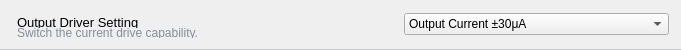
              <widget class="QGroupBox" name="offset_temp_coef1">
               <property name="minimumSize">
                <size>
                 <width>0</width>
                 <height>50</height>
                </size>
               </property>
               <property name="maximumSize">
                <size>
                 <width>16777215</width>
                 <height>50</height>
                </size>
               </property>
               <property name="styleSheet">
                <string notr="true">QGroupBox {
	border-top:none;
	border-bottom:1px solid #C1C7CD;
}</string>
               </property>
               <property name="flat">
                <bool>true</bool>
               </property>
               <layout class="QHBoxLayout" name="horizontalLayout_12">
                <item>
                 <layout class="QVBoxLayout" name="verticalLayout_14">
                  <property name="spacing">
                   <number>0</number>
                  </property>
                  <property name="leftMargin">
                   <number>5</number>
                  </property>
                  <property name="topMargin">
                   <number>6</number>
                  </property>
                  <item>
                   <widget class="QLabel" name="label_30">
                    <property name="font">
                     <font>
                      <pointsize>10</pointsize>
                     </font>
                    </property>
                    <property name="styleSheet">
                     <string notr="true"/>
                    </property>
                    <property name="text">
                     <string>Output Driver Setting</string>
                    </property>
                   </widget>
                  </item>
                  <item>
                   <widget class="QLabel" name="label_31">
                    <property name="styleSheet">
                     <string notr="true">color:rgb(135, 141, 150)</string>
                    </property>
                    <property name="text">
                     <string>Switch the current drive capability.</string>
                    </property>
                   </widget>
                  </item>
                 </layout>
                </item>
                <item>
                 <spacer name="horizontalSpacer_10">
                  <property name="orientation">
                   <enum>Qt::Orientation::Horizontal</enum>
                  </property>
                  <property name="sizeHint" stdset="0">
                   <size>
                    <width>199</width>
                    <height>20</height>
                   </size>
                  </property>
                 </spacer>
                </item>
                <item>
                 <widget class="QComboBox" name="drvsel_select">
                  <property name="sizePolicy">
                   <sizepolicy hsizetype="Minimum" vsizetype="Fixed">
                    <horstretch>0</horstretch>
                    <verstretch>0</verstretch>
                   </sizepolicy>
                  </property>
                  <property name="minimumSize">
                   <size>
                    <width>265</width>
                    <height>0</height>
                   </size>
                  </property>
                  <item>
                   <property name="text">
                    <string>Output Current ±30μA</string>
                   </property>
                  </item>
                  <item>
                   <property name="text">
                    <string>Output Current ±2mA</string>
                   </property>
                  </item>
                 </widget>
                </item>
               </layout>
              </widget>
